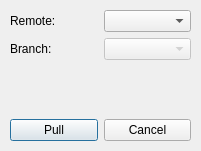
<?xml version="1.0" encoding="UTF-8"?>
<ui version="4.0">
 <class>GitPullDialog</class>
 <widget class="QDialog" name="GitPullDialog">
  <property name="geometry">
   <rect>
    <x>0</x>
    <y>0</y>
    <width>201</width>
    <height>151</height>
   </rect>
  </property>
  <property name="windowTitle">
   <string>Dialog</string>
  </property>
  <widget class="QWidget" name="">
   <property name="geometry">
    <rect>
     <x>10</x>
     <y>10</y>
     <width>181</width>
     <height>131</height>
    </rect>
   </property>
   <layout class="QVBoxLayout" name="verticalLayout">
    <item>
     <layout class="QHBoxLayout" name="horizontalLayout_2">
      <item>
       <widget class="QLabel" name="label">
        <property name="text">
         <string>Remote:</string>
        </property>
       </widget>
      </item>
      <item>
       <widget class="QComboBox" name="remoteSelector"/>
      </item>
     </layout>
    </item>
    <item>
     <layout class="QHBoxLayout" name="horizontalLayout_3">
      <item>
       <widget class="QLabel" name="label_2">
        <property name="text">
         <string>Branch:</string>
        </property>
       </widget>
      </item>
      <item>
       <widget class="QComboBox" name="branchSelector">
        <property name="enabled">
         <bool>false</bool>
        </property>
       </widget>
      </item>
     </layout>
    </item>
    <item>
     <spacer name="verticalSpacer">
      <property name="orientation">
       <enum>Qt::Vertical</enum>
      </property>
      <property name="sizeHint" stdset="0">
       <size>
        <width>20</width>
        <height>40</height>
       </size>
      </property>
     </spacer>
    </item>
    <item>
     <layout class="QHBoxLayout" name="horizontalLayout">
      <item>
       <widget class="QPushButton" name="pullButton">
        <property name="text">
         <string>Pull</string>
        </property>
       </widget>
      </item>
      <item>
       <widget class="QPushButton" name="cancelButton">
        <property name="text">
         <string>Cancel</string>
        </property>
       </widget>
      </item>
     </layout>
    </item>
   </layout>
  </widget>
 </widget>
 <resources/>
 <connections/>
</ui>
